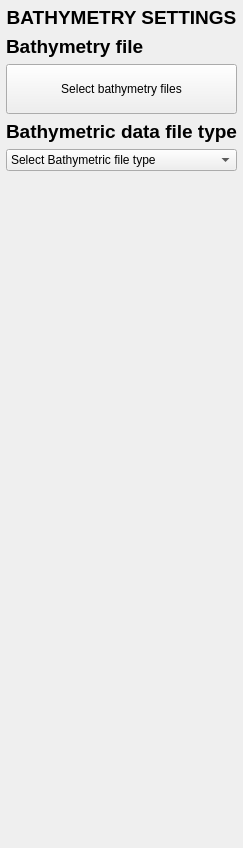
         <widget class="QWidget" name="BC_Bathy03_GenBathy">
          <layout class="QVBoxLayout" name="verticalLayout_6">
           <property name="leftMargin">
            <number>6</number>
           </property>
           <property name="topMargin">
            <number>6</number>
           </property>
           <property name="rightMargin">
            <number>6</number>
           </property>
           <property name="bottomMargin">
            <number>6</number>
           </property>
           <item>
            <widget class="QLabel" name="Lbl_BC_H1">
             <property name="font">
              <font>
               <pointsize>14</pointsize>
              </font>
             </property>
             <property name="text">
              <string>&lt;html&gt;&lt;head/&gt;&lt;body&gt;&lt;p&gt;&lt;span style=&quot; font-weight:600;&quot;&gt;BATHYMETRY SETTINGS&lt;/span&gt;&lt;/p&gt;&lt;/body&gt;&lt;/html&gt;</string>
             </property>
             <property name="alignment">
              <set>Qt::AlignCenter</set>
             </property>
            </widget>
           </item>
           <item>
            <widget class="QLabel" name="Lbl_BC_Bathfile">
             <property name="font">
              <font>
               <pointsize>14</pointsize>
               <weight>75</weight>
               <bold>true</bold>
              </font>
             </property>
             <property name="focusPolicy">
              <enum>Qt::ClickFocus</enum>
             </property>
             <property name="text">
              <string>&lt;html&gt;&lt;head/&gt;&lt;body&gt;&lt;p&gt;Bathymetry file&lt;/p&gt;&lt;/body&gt;&lt;/html&gt;</string>
             </property>
            </widget>
           </item>
           <item>
            <widget class="QPushButton" name="Btn_BC_FileUpload">
             <property name="text">
              <string>
Select bathymetry files
</string>
             </property>
            </widget>
           </item>
           <item>
            <widget class="QLabel" name="Lbl_BC_BathFileType">
             <property name="font">
              <font>
               <pointsize>14</pointsize>
               <weight>75</weight>
               <bold>true</bold>
              </font>
             </property>
             <property name="text">
              <string>&lt;html&gt;&lt;head/&gt;&lt;body&gt;&lt;p&gt;Bathymetric data file type&lt;/p&gt;&lt;/body&gt;&lt;/html&gt;</string>
             </property>
            </widget>
           </item>
           <item>
            <widget class="QComboBox" name="Cmb_BC_BathFileType">
             <item>
              <property name="text">
               <string>Select Bathymetric file type</string>
              </property>
             </item>
             <item>
              <property name="text">
               <string>SimCenter format</string>
              </property>
             </item>
             <item>
              <property name="text">
               <string>GeoClaw (Type I)</string>
              </property>
             </item>
             <item>
              <property name="text">
               <string>GeoClaw (Type II)</string>
              </property>
             </item>
             <item>
              <property name="text">
               <string>GeoClaw (Type III)</string>
              </property>
             </item>
             <item>
              <property name="text">
               <string>STL file</string>
              </property>
             </item>
            </widget>
           </item>
           <item>
            <spacer name="VSp_BC_01">
             <property name="orientation">
              <enum>Qt::Vertical</enum>
             </property>
             <property name="sizeHint" stdset="0">
              <size>
               <width>20</width>
               <height>671</height>
              </size>
             </property>
            </spacer>
           </item>
          </layout>
         </widget>
